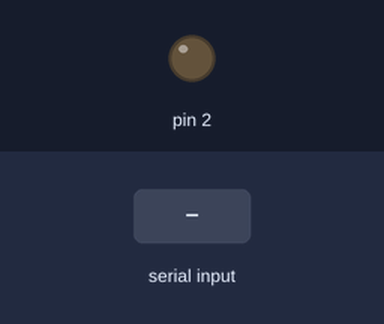
The sketch below on a simulated Arduino Uno, built with avr-gcc and run on an emulated ATmega328P. On the bench: output pins drawn as LEDs (lit = HIGH). The inputs (shaded band) are chosen by the test bench. What the sketch prints to the serial monitor is not drawn.

Above: at 1.2 s.
1.3 s: "1" received over Serial
At 2.5 s:
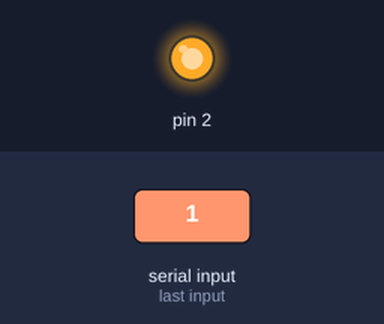
2.8 s: "0" received over Serial
At 3.7 s:
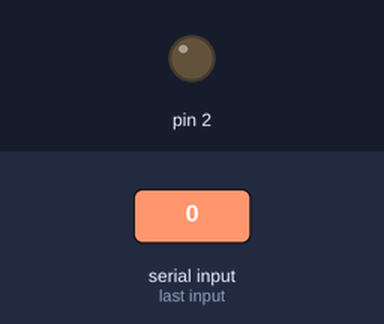
Timing chart, 0 to 5.8 s (numbered marks = the images above; inputs shaded):
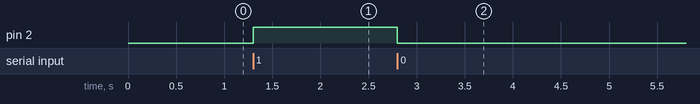

The sketch:

kririm_data_serial_monitor.ino
```cpp
char data;


void setup() {
  Serial.begin (115200);
  Serial.print ("connected");
  Serial.println ();
  pinMode(2, OUTPUT);

  // put your setup code here, to run once:

}

void loop() {
  if (Serial.available() >0) {
     data = Serial.read ();
  }


  if (data == '1'){
    digitalWrite(2, 1);

    Serial.print ("nyala njir");
    Serial.println ();
  }
    else if (data == '0' ){
      digitalWrite (2, 0);
      Serial.print ("mati njir");
      Serial.println ();


    }


}
```

Measured:
- after the input at 1.3 s, pin 2: LOW → HIGH at once
- after the input at 2.8 s, pin 2: HIGH → LOW at once
